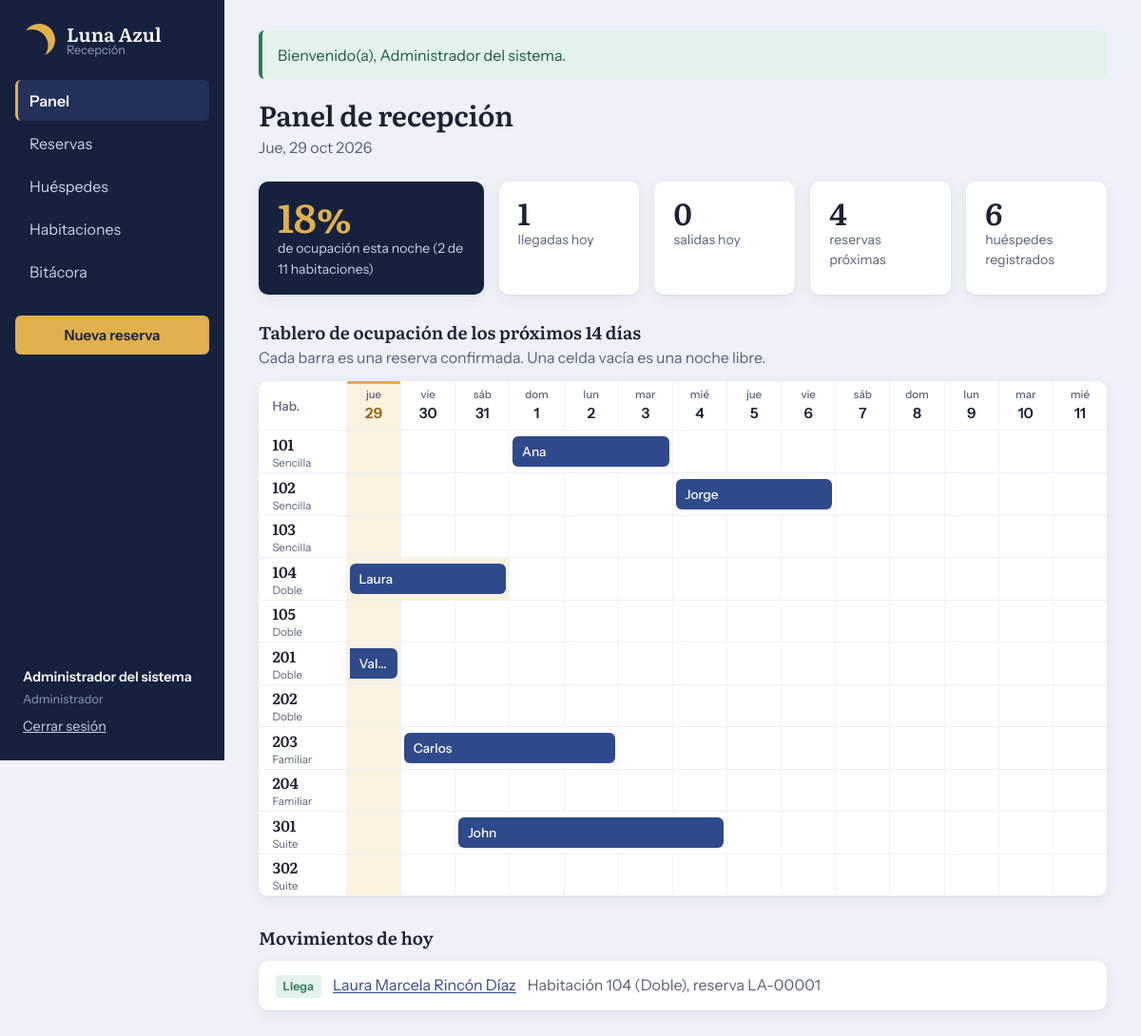
Page /index.php?r=dashboard/index (signed in) on the committed database.
### tables this page shows
CREATE TABLE reservas (
  id             INT UNSIGNED AUTO_INCREMENT PRIMARY KEY,
  codigo         VARCHAR(12)  NULL,
  huesped_id     INT UNSIGNED NOT NULL,
  habitacion_id  SMALLINT UNSIGNED NOT NULL,
  fecha_ingreso  DATE NOT NULL,                  
  fecha_salida   DATE NOT NULL,                  
  num_huespedes  TINYINT UNSIGNED NOT NULL,
  precio_noche   DECIMAL(10,2) NOT NULL,         
  valor_total    DECIMAL(12,2) NOT NULL,
  estado         ENUM('confirmada','cancelada','finalizada') NOT NULL DEFAULT 'confirmada',
  observaciones  VARCHAR(255) NULL,
  usuario_id     INT UNSIGNED NULL,
  created_at     TIMESTAMP NOT NULL DEFAULT CURRENT_TIMESTAMP,
  updated_at     TIMESTAMP NOT NULL DEFAULT CURRENT_TIMESTAMP ON UPDATE CURRENT_TIMESTAMP,
  CONSTRAINT uq_reserva_codigo UNIQUE (codigo),
  CONSTRAINT chk_reserva_fechas CHECK (fecha_salida > fecha_ingreso),
  CONSTRAINT chk_reserva_personas CHECK (num_huespedes >= 1),
  CONSTRAINT fk_reserva_huesped FOREIGN KEY (huesped_id)
      REFERENCES huespedes(id) ON UPDATE CASCADE ON DELETE RESTRICT,
  CONSTRAINT fk_reserva_habitacion FOREIGN KEY (habitacion_id)
      REFERENCES habitaciones(id) ON UPDATE CASCADE ON DELETE RESTRICT,
  CONSTRAINT fk_reserva_usuario FOREIGN KEY (usuario_id)
      REFERENCES usuarios(id) ON UPDATE CASCADE ON DELETE SET NULL
);

CREATE TABLE usuarios (
  id              INT UNSIGNED AUTO_INCREMENT PRIMARY KEY,
  nombre          VARCHAR(100) NOT NULL,
  usuario         VARCHAR(40)  NOT NULL,
  password_hash   VARCHAR(255) NOT NULL,           
  rol             ENUM('administrador','recepcionista') NOT NULL DEFAULT 'recepcionista',
  activo          TINYINT(1)   NOT NULL DEFAULT 1,
  ultimo_acceso   DATETIME     NULL,
  created_at      TIMESTAMP    NOT NULL DEFAULT CURRENT_TIMESTAMP,
  CONSTRAINT uq_usuarios_usuario UNIQUE (usuario)
);

CREATE TABLE habitaciones (
  id        SMALLINT UNSIGNED AUTO_INCREMENT PRIMARY KEY,
  numero    VARCHAR(5) NOT NULL,
  tipo_id   TINYINT UNSIGNED NOT NULL,
  piso      TINYINT UNSIGNED NOT NULL,
  estado    ENUM('activa','mantenimiento') NOT NULL DEFAULT 'activa',
  CONSTRAINT uq_habitacion_numero UNIQUE (numero),
  CONSTRAINT fk_habitacion_tipo FOREIGN KEY (tipo_id)
      REFERENCES tipos_habitacion(id) ON UPDATE CASCADE ON DELETE RESTRICT
);

CREATE TABLE tipos_habitacion (
  id            TINYINT UNSIGNED AUTO_INCREMENT PRIMARY KEY,
  nombre        VARCHAR(40)  NOT NULL,
  capacidad     TINYINT UNSIGNED NOT NULL,
  precio_noche  DECIMAL(10,2) NOT NULL,
  descripcion   VARCHAR(200) NOT NULL,
  CONSTRAINT uq_tipo_nombre UNIQUE (nombre),
  CONSTRAINT chk_tipo_capacidad CHECK (capacidad BETWEEN 1 AND 10)
);

CREATE TABLE huespedes (
  id                     INT UNSIGNED AUTO_INCREMENT PRIMARY KEY,
  nombre_completo        VARCHAR(120) NOT NULL,
  tipo_documento         ENUM('CC','CE','PA','PPT') NOT NULL,
  numero_documento       VARCHAR(20)  NOT NULL,
  direccion              VARCHAR(150) NOT NULL,
  telefono               VARCHAR(15)  NOT NULL,
  celular                VARCHAR(15)  NOT NULL,
  edad                   TINYINT UNSIGNED NOT NULL,
  correo                 VARCHAR(120) NOT NULL,
  contacto_emergencia    VARCHAR(120) NOT NULL,
  parentesco_emergencia  VARCHAR(40)  NOT NULL,
  created_at             TIMESTAMP NOT NULL DEFAULT CURRENT_TIMESTAMP,
  updated_at             TIMESTAMP NOT NULL DEFAULT CURRENT_TIMESTAMP ON UPDATE CURRENT_TIMESTAMP,
  CONSTRAINT uq_huesped_documento UNIQUE (tipo_documento, numero_documento),
  CONSTRAINT chk_huesped_edad CHECK (edad BETWEEN 18 AND 110)
);

### app/views/dashboard/index.php (the view)
<header class="encabezado">
  <div>
    <h1>Panel de recepción</h1>
    <p class="sub"><?= e(ucfirst(dia_semana(date('Y-m-d')))) ?>, <?= e(fecha_corta(date('Y-m-d'))) ?></p>
  </div>
</header>
<section class="indicadores" aria-label="Resumen del día">
  <div class="indicador indicador-principal">
    <span class="valor"><?= $porcentaje ?>%</span>
    <span class="etiqueta">de ocupación esta noche (<?= $resumen['ocupadas'] ?> de <?= $totalActivas ?> habitaciones)</span>
  </div>
  <div class="indicador"><span class="valor"><?= $resumen['llegadas'] ?></span><span class="etiqueta">llegadas hoy</span></div>
  <div class="indicador"><span class="valor"><?= $resumen['salidas'] ?></span><span class="etiqueta">salidas hoy</span></div>
  <div class="indicador"><span class="valor"><?= $resumen['proximas'] ?></span><span class="etiqueta">reservas próximas</span></div>
  <div class="indicador"><span class="valor"><?= $totalHuespedes ?></span><span class="etiqueta">huéspedes registrados</span></div>
</section>
<section class="bloque">
  <div class="bloque-cabeza">
    <h2>Tablero de ocupación de los próximos 14 días</h2>
    <p class="sub">Cada barra es una reserva confirmada. Una celda vacía es una noche libre.</p>
  </div>
  <div class="tablero-envoltura">
    <table class="tablero">
      <thead>
        <tr>
          <th scope="col" class="col-hab">Hab.</th>
          <?php foreach ($dias as $i => $dia): ?>
            <th scope="col" class="<?= $i === 0 ? 'hoy' : '' ?>">
              <span class="dia-sem"><?= e(dia_semana($dia)) ?></span><span class="dia-num"><?= date('j', strtotime($dia)) ?></span>
            </th>
          <?php endforeach; ?>
        </tr>
      </thead>
      <tbody>
      <?php foreach ($habitaciones as $hab): ?>
        <tr>
          <th scope="row" class="col-hab"><?= e($hab['numero']) ?><small><?= e($hab['tipo']) ?></small></th>
          <?php
          $i = 0;
          while ($i < count($dias)):
              $dia = $dias[$i];
              $res = $ocupacion[$hab['id']][$dia] ?? null;
              if (!$res): ?>
                <td class="<?= $i === 0 ? 'hoy' : '' ?>"></td>
              <?php $i++;
              else:
                  $span = 1;
                  while ($i + $span < count($dias) && (($ocupacion[$hab['id']][$dias[$i + $span]]['id'] ?? 0) === $res['id'])) {
                      $span++;
                  }
                  $continua = $res['fecha_ingreso'] < $dia; ?>
                <td colspan="<?= $span ?>" class="ocupada<?= $i === 0 ? ' hoy' : '' ?>">
                  <a class="barra<?= $continua ? ' continua' : '' ?>" href="<?= e(url('reservas/ver', ['id' => $res['id']])) ?>"
                     title="<?= e($res['codigo'] . ': ' . $res['nombre_completo'] . ', sale el ' . fecha_corta($res['fecha_salida'])) ?>">
                    <?= e(explode(' ', $res['nombre_completo'])[0]) ?>
                  </a>
                </td>
              <?php $i += $span;
              endif;
          endwhile; ?>
        </tr>
      <?php endforeach; ?>
      </tbody>
    </table>
  </div>
</section>
<section class="bloque">
  <div class="bloque-cabeza"><h2>Movimientos de hoy</h2></div>
  <?php if (!$movimientos): ?>
    <p class="vacio">No hay llegadas ni salidas programadas para hoy.</p>
  <?php else: ?>
    <ul class="movimientos">
      <?php foreach ($movimientos as $m):
          $llega = $m['fecha_ingreso'] === date('Y-m-d'); ?>
        <li>
          <span class="chip <?= $llega ? 'chip-llegada' : 'chip-salida' ?>"><?= $llega ? 'Llega' : 'Sale' ?></span>
          <a href="<?= e(url('reservas/ver', ['id' => $m['id']])) ?>"><?= e($m['nombre_completo']) ?></a>
          <span class="tenue">Habitación <?= e($m['habitacion']) ?> (<?= e($m['tipo']) ?>), reserva <?= e($m['codigo']) ?></span>
        </li>
      <?php endforeach; ?>
    </ul>
  <?php endif; ?>
</section>

### app/views/layout/header.php (shortened to what the rows shown need)
<?php
$u = usuario_actual();
$seccion = explode('/', $_GET['r'] ?? 'dashboard/index')[0];
$menu = [
    'dashboard'    => ['Panel', 'dashboard/index'],
    'reservas'     => ['Reservas', 'reservas/index'],
    'huespedes'    => ['Huéspedes', 'huespedes/index'],
    'habitaciones' => ['Habitaciones', 'habitaciones/index'],
    'bitacora'     => ['Bitácora', 'bitacora/index'],
];
$aviso = flash();
?>
<!DOCTYPE html>
<html lang="es">
<head>
  <link rel="stylesheet" href="<?= e(asset('css/styles.css')) ?>">
</head>
<body>
<div class="app">
  <aside class="lateral" id="lateral">
    <a class="marca" href="<?= e(url('dashboard/index')) ?>">
      <span class="luna" aria-hidden="true"></span>
      <span class="marca-texto"><strong>Luna Azul</strong><small>Recepción</small></span>
    </a>
    <nav class="menu" aria-label="Menú principal">
      <?php foreach ($menu as $clave => [$texto, $ruta]): ?>
        <a href="<?= e(url($ruta)) ?>" <?= $seccion === $clave ? 'class="activo" aria-current="page"' : '' ?>><?= e($texto) ?></a>
      <?php endforeach; ?>
    </nav>
    <a class="btn btn-farol" href="<?= e(url('reservas/crear')) ?>">Nueva reserva</a>
    <div class="lateral-pie">
      <span class="usuario-nombre"><?= e($u['nombre'] ?? '') ?></span>
      <span class="usuario-rol"><?= e(ucfirst($u['rol'] ?? '')) ?></span>
      <form method="post" action="<?= e(url('auth/logout')) ?>">
        <button type="submit" class="enlace-salir">Cerrar sesión</button>
      </form>
    </div>
  </aside>
  <main class="contenido" id="contenido">
    <?php if ($aviso): ?>
      <div class="alerta alerta-<?= e($aviso['tipo']) ?>" role="status"><?= e($aviso['mensaje']) ?></div>
    <?php endif; ?>

### rows in the picture
reservas: usuario.nombre "Administrador del sistema", fecha_ingreso "Llega", huesped.nombre_completo "Laura Marcela Rincón Díaz", habitacion.numero "104", tipos_habitacion.nombre "Doble", codigo "LA-00001"
habitaciones: numero "101", tipo.nombre "Sencilla", id.nombre_completo "Ana"
habitaciones: numero "102", tipo.nombre "Sencilla", id.nombre_completo "Jorge"
habitaciones: numero "103", tipo.nombre "Sencilla"
habitaciones: numero "104", tipo.nombre "Doble", id.nombre_completo "Laura"
habitaciones: numero "105", tipo.nombre "Doble"
habitaciones: numero "201", tipo.nombre "Doble", id.nombre_completo "Val…"
habitaciones: numero "202", tipo.nombre "Doble"
habitaciones: numero "203", tipo.nombre "Familiar", id.nombre_completo "Carlos"
habitaciones: numero "204", tipo.nombre "Familiar"
habitaciones: numero "301", tipo.nombre "Suite", id.nombre_completo "John"
habitaciones: numero "302", tipo.nombre "Suite"

### other values in the picture
$texto "Panel"
$texto "Reservas"
$texto "Huéspedes"
$texto "Habitaciones"
$texto "Bitácora"
$u['rol'] "Administrador"
$aviso['mensaje'] "Bienvenido(a), Administrador del sistema."
$porcentaje "18"
$resumen['ocupadas'] "2"
$totalActivas "11"
$resumen['llegadas'] "1"
$resumen['salidas'] "0"
$resumen['proximas'] "4"
$totalHuespedes "6"
dia_semana($dia) "jue"
